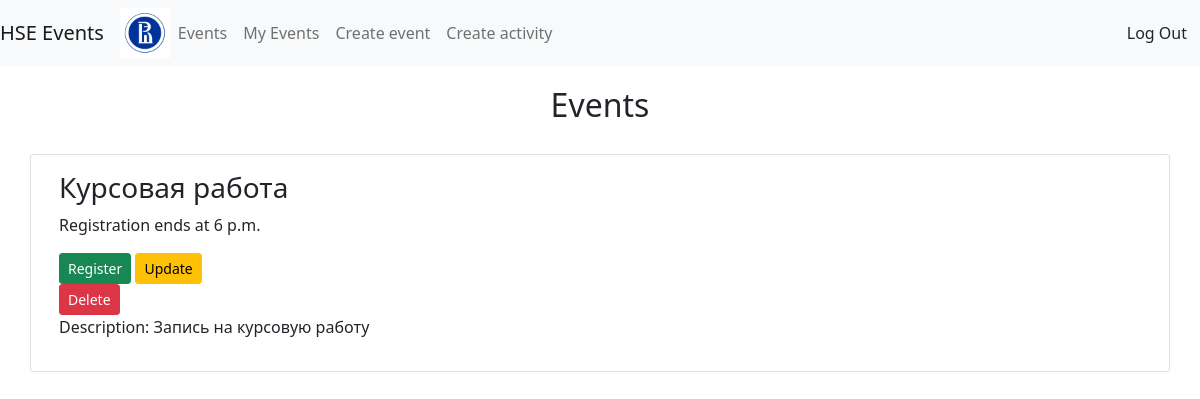
Page / (signed in) on the earlier database version.
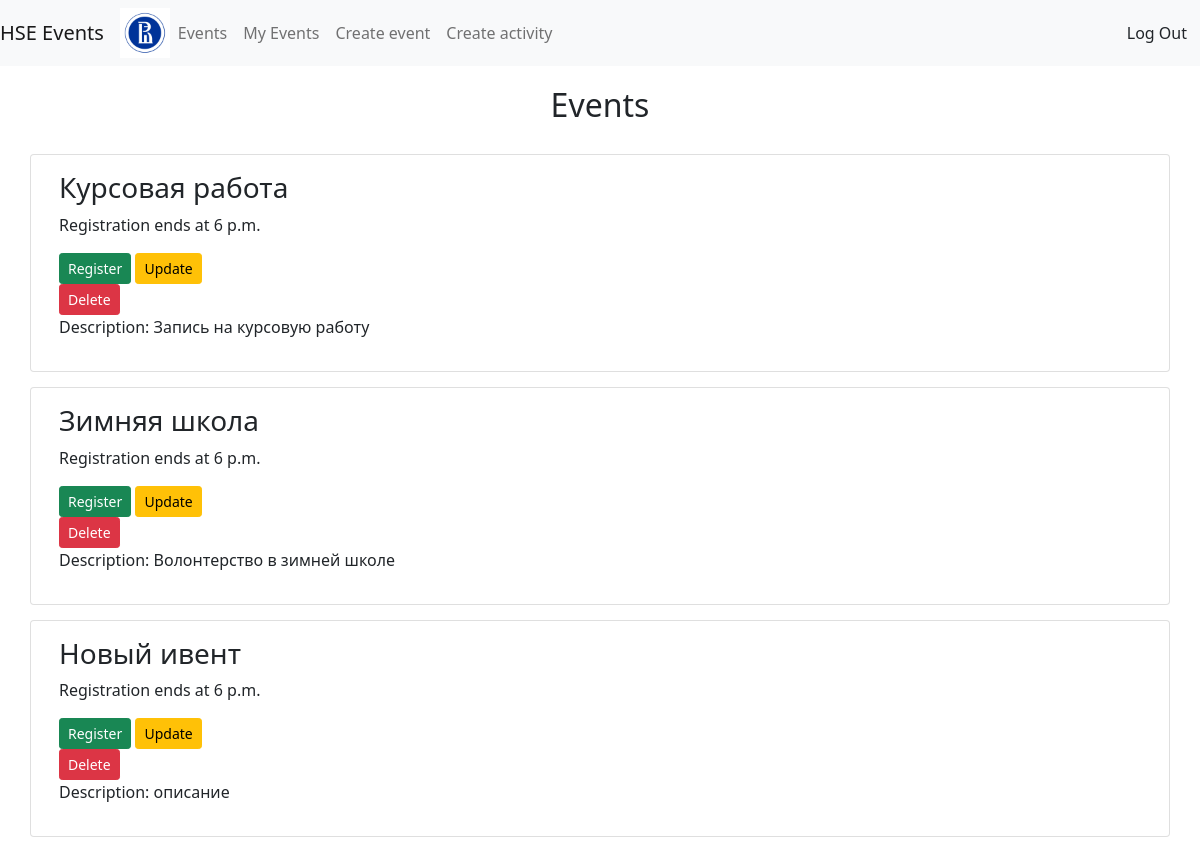
Same page on the later database version.
### events/models.py (models this page shows, shortened)
class Event(models.Model):
    name = models.CharField(max_length=50, null=True)
    start_time = models.TimeField()
    end_time = models.TimeField()
    about = models.CharField(max_length=500, null=True)

### events/views.py (the view)
# urls.py: path('', views.student, name="events"),
@login_required(login_url='login')
def student(request):
    events = Event.objects.all()
    content = {'events': events}
    return render(request, 'events/student.html', content)

### events/templates/events/student.html
{% extends 'events/main.html' %}
{% block content %}
    <h2 class="title">Events</h2>
    <div class="container">
        {% for event in events %}
        <div class="row event card card-body">
            <div class="col">
                <div class="col-sm">
                    <h3>{{ event.name }}</h3>
                </div>
                <div class="col-sm">
                    <p>Registration ends at {{ event.end_time }}</p>
                </div>
                <div class="row buttons">
                    <div class="col-sm">
                        <a class="btn btn-sm btn-success" href="{% url 'event' event.id %}">Register</a>
                        <a class="btn btn-sm btn-warning" href="{% url 'update_event' event.id %}">Update</a>
                        <a class="btn btn-sm btn-danger" href="{% url 'delete_event' event.id %}">Delete</a>
                    </div>
                </div>
            </div>
            <div class="row">
                <p>Description: {{ event.about }}</p>
            </div>
        </div>
        {% endfor %}
    </div>
{% endblock %}

Differences in the rows shown:
added Event: name "Зимняя школа", end_time "6 p.m.", about "Волонтерство в зимней школе"
added Event: name "Новый ивент", end_time "6 p.m.", about "описание"
